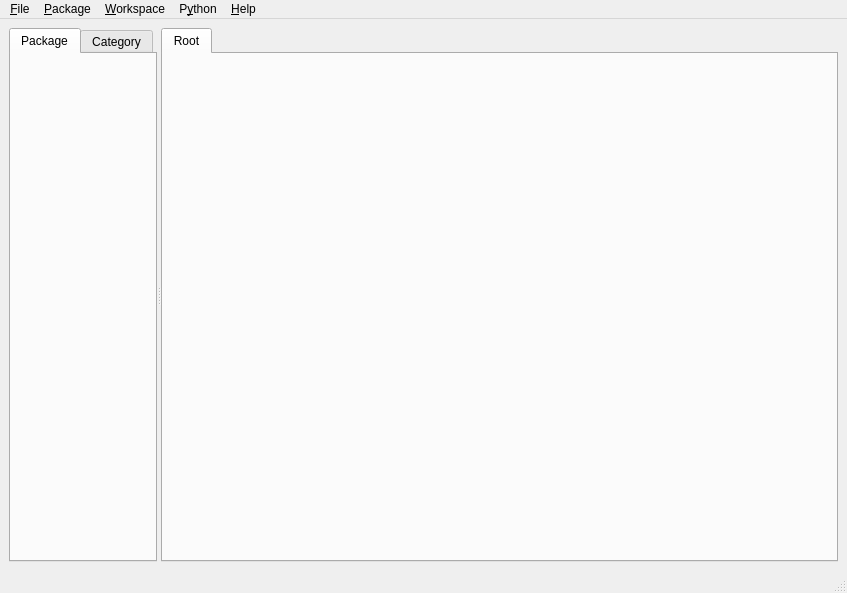
<ui version="4.0" >
 <class>MainWindow</class>
 <widget class="QMainWindow" name="MainWindow" >
  <property name="geometry" >
   <rect>
    <x>0</x>
    <y>0</y>
    <width>847</width>
    <height>593</height>
   </rect>
  </property>
  <property name="windowTitle" >
   <string>VisuAlea</string>
  </property>
  <widget class="QWidget" name="centralwidget" >
   <layout class="QHBoxLayout" >
    <property name="margin" >
     <number>9</number>
    </property>
    <property name="spacing" >
     <number>6</number>
    </property>
    <item>
     <widget class="QSplitter" name="splitter_2" >
      <property name="orientation" >
       <enum>Qt::Horizontal</enum>
      </property>
      <widget class="QTabWidget" name="tabPackager" >
       <property name="currentIndex" >
        <number>0</number>
       </property>
       <widget class="QWidget" name="packageview" >
        <property name="sizePolicy" >
         <sizepolicy>
          <hsizetype>3</hsizetype>
          <vsizetype>5</vsizetype>
          <horstretch>0</horstretch>
          <verstretch>0</verstretch>
         </sizepolicy>
        </property>
        <attribute name="title" >
         <string>Package</string>
        </attribute>
        <layout class="QVBoxLayout" >
         <property name="margin" >
          <number>9</number>
         </property>
         <property name="spacing" >
          <number>6</number>
         </property>
        </layout>
       </widget>
       <widget class="QWidget" name="categoryview" >
        <attribute name="title" >
         <string>Category</string>
        </attribute>
        <layout class="QVBoxLayout" >
         <property name="margin" >
          <number>9</number>
         </property>
         <property name="spacing" >
          <number>6</number>
         </property>
        </layout>
       </widget>
      </widget>
      <widget class="QSplitter" name="splitter" >
       <property name="sizePolicy" >
        <sizepolicy>
         <hsizetype>7</hsizetype>
         <vsizetype>7</vsizetype>
         <horstretch>10</horstretch>
         <verstretch>0</verstretch>
        </sizepolicy>
       </property>
       <property name="orientation" >
        <enum>Qt::Vertical</enum>
       </property>
       <widget class="QTabWidget" name="tabWorkspace" >
        <property name="sizePolicy" >
         <sizepolicy>
          <hsizetype>7</hsizetype>
          <vsizetype>7</vsizetype>
          <horstretch>4</horstretch>
          <verstretch>3</verstretch>
         </sizepolicy>
        </property>
        <property name="currentIndex" >
         <number>0</number>
        </property>
        <widget class="QWidget" name="workspace1" >
         <attribute name="title" >
          <string>Root</string>
         </attribute>
         <layout class="QVBoxLayout" >
          <property name="margin" >
           <number>9</number>
          </property>
          <property name="spacing" >
           <number>6</number>
          </property>
         </layout>
        </widget>
       </widget>
      </widget>
     </widget>
    </item>
   </layout>
  </widget>
  <widget class="QMenuBar" name="menubar" >
   <property name="geometry" >
    <rect>
     <x>0</x>
     <y>0</y>
     <width>847</width>
     <height>25</height>
    </rect>
   </property>
   <widget class="QMenu" name="menu_Help" >
    <property name="title" >
     <string>&amp;Help</string>
    </property>
    <addaction name="action_Help" />
    <addaction name="separator" />
    <addaction name="action_About" />
    <addaction name="actionOpenAlea_Web" />
   </widget>
   <widget class="QMenu" name="menu_Python" >
    <property name="title" >
     <string>P&amp;ython</string>
    </property>
    <addaction name="action_Execute_script" />
   </widget>
   <widget class="QMenu" name="menu_File" >
    <property name="title" >
     <string>&amp;File</string>
    </property>
    <addaction name="action_New_Project" />
    <addaction name="action_Open_Project" />
    <addaction name="action_Save_Project" />
    <addaction name="actionSave_as" />
    <addaction name="separator" />
    <addaction name="action_Quit" />
   </widget>
   <widget class="QMenu" name="menu_Workspace" >
    <property name="title" >
     <string>&amp;Workspace</string>
    </property>
    <addaction name="action_Close_current_workspace" />
    <addaction name="separator" />
    <addaction name="action_Run" />
    <addaction name="separator" />
    <addaction name="actionExport_as_Application" />
   </widget>
   <widget class="QMenu" name="menu_Package" >
    <property name="title" >
     <string>&amp;Package</string>
    </property>
    <widget class="QMenu" name="menu_Wralea_2" >
     <property name="title" >
      <string>&amp;Import</string>
     </property>
     <addaction name="action_Add_File" />
     <addaction name="action_Auto_Search" />
    </widget>
    <addaction name="menu_Wralea_2" />
    <addaction name="separator" />
    <addaction name="action_New_Network" />
   </widget>
   <addaction name="menu_File" />
   <addaction name="menu_Package" />
   <addaction name="menu_Workspace" />
   <addaction name="menu_Python" />
   <addaction name="menu_Help" />
  </widget>
  <widget class="QStatusBar" name="statusbar" />
  <action name="action_About" >
   <property name="text" >
    <string>&amp;About</string>
   </property>
  </action>
  <action name="action_Help" >
   <property name="text" >
    <string>&amp;Help</string>
   </property>
   <property name="shortcut" >
    <string>F1</string>
   </property>
  </action>
  <action name="action_New_Project" >
   <property name="text" >
    <string>&amp;New Project</string>
   </property>
   <property name="shortcut" >
    <string>Ctrl+N</string>
   </property>
  </action>
  <action name="action_Open_Project" >
   <property name="text" >
    <string>&amp;Open Project</string>
   </property>
   <property name="shortcut" >
    <string>Ctrl+O</string>
   </property>
  </action>
  <action name="action_Save_Project" >
   <property name="text" >
    <string>&amp;Save Project</string>
   </property>
   <property name="shortcut" >
    <string>Ctrl+S</string>
   </property>
  </action>
  <action name="actionSave_as" >
   <property name="text" >
    <string>Save Project &amp;as</string>
   </property>
  </action>
  <action name="action_Quit" >
   <property name="text" >
    <string>&amp;Quit</string>
   </property>
   <property name="shortcut" >
    <string>Ctrl+Q</string>
   </property>
  </action>
  <action name="action_Find" >
   <property name="text" >
    <string>&amp;Find</string>
   </property>
  </action>
  <action name="action_New_Package" >
   <property name="text" >
    <string>&amp;Create Package</string>
   </property>
   <property name="shortcut" >
    <string>Ctrl+N</string>
   </property>
  </action>
  <action name="action_Remove_Package" >
   <property name="text" >
    <string>&amp;Remove Package</string>
   </property>
   <property name="shortcut" >
    <string/>
   </property>
  </action>
  <action name="actionSystem_Search" >
   <property name="text" >
    <string>System &amp;Search</string>
   </property>
  </action>
  <action name="action_Add_File" >
   <property name="text" >
    <string>&amp;Add File</string>
   </property>
  </action>
  <action name="action_Auto_Search" >
   <property name="text" >
    <string>Auto &amp;Search</string>
   </property>
  </action>
  <action name="action_Close_current_workspace" >
   <property name="text" >
    <string>&amp;Close workspace</string>
   </property>
  </action>
  <action name="action_Run" >
   <property name="text" >
    <string>&amp;Run </string>
   </property>
   <property name="shortcut" >
    <string>Ctrl+R</string>
   </property>
  </action>
  <action name="action_New_Network" >
   <property name="text" >
    <string>&amp;New Network</string>
   </property>
   <property name="shortcut" >
    <string>Ctrl+G</string>
   </property>
  </action>
  <action name="actionOpenAlea_Web" >
   <property name="text" >
    <string>OpenAlea Web</string>
   </property>
  </action>
  <action name="actionExport_as_Application" >
   <property name="text" >
    <string>Export as Application</string>
   </property>
  </action>
  <action name="action_Execute_script" >
   <property name="text" >
    <string>&amp;Execute script</string>
   </property>
  </action>
 </widget>
 <resources/>
 <connections/>
</ui>
